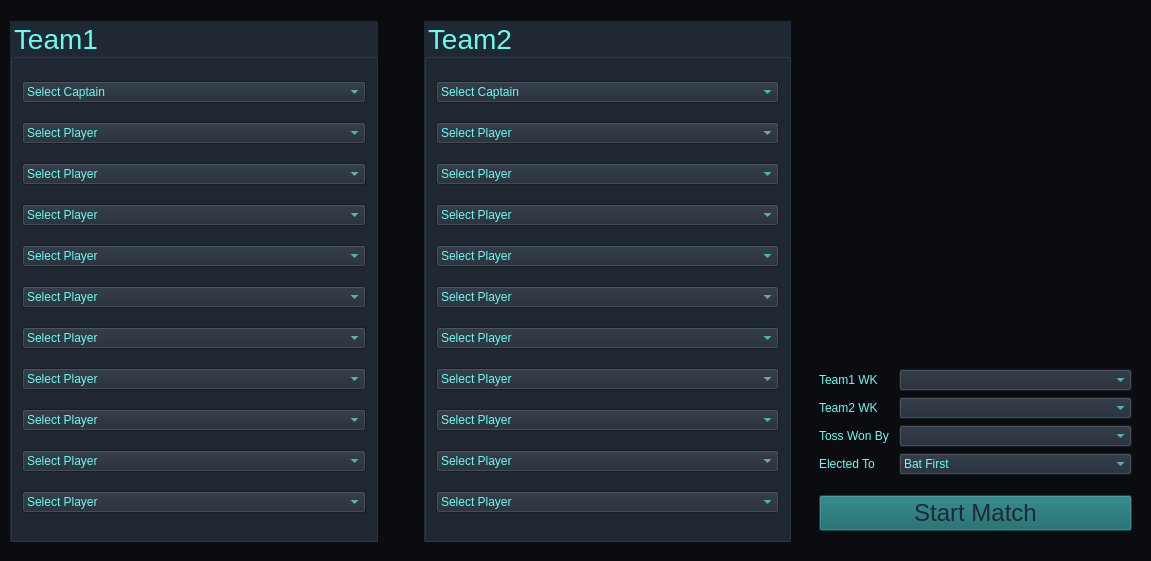
<?xml version="1.0" encoding="UTF-8"?>
<ui version="4.0">
 <class>startMatch</class>
 <widget class="QWidget" name="startMatch">
  <property name="geometry">
   <rect>
    <x>0</x>
    <y>0</y>
    <width>1151</width>
    <height>561</height>
   </rect>
  </property>
  <property name="windowTitle">
   <string>Form</string>
  </property>
  <property name="styleSheet">
   <string notr="true">background-color: rgb(11, 12, 16); color: rgb(102, 252, 241);</string>
  </property>
  <widget class="QFrame" name="frame">
   <property name="geometry">
    <rect>
     <x>810</x>
     <y>360</y>
     <width>331</width>
     <height>180</height>
    </rect>
   </property>
   <layout class="QGridLayout" name="gridLayout_2" rowminimumheight="4,1">
    <item row="1" column="0">
     <widget class="QPushButton" name="startMatchButton">
      <property name="font">
       <font>
        <pointsize>18</pointsize>
       </font>
      </property>
      <property name="styleSheet">
       <string notr="true">background-color: rgb(17, 100, 102);
color: rgb(31, 40, 51);</string>
      </property>
      <property name="text">
       <string>Start Match</string>
      </property>
     </widget>
    </item>
    <item row="0" column="0">
     <layout class="QFormLayout" name="formLayout">
      <item row="2" column="0">
       <widget class="QLabel" name="label_4">
        <property name="styleSheet">
         <string notr="true"/>
        </property>
        <property name="text">
         <string>Toss Won By </string>
        </property>
       </widget>
      </item>
      <item row="2" column="1">
       <widget class="QComboBox" name="tossWin">
        <property name="styleSheet">
         <string notr="true">background-color: rgb(31, 40, 51);</string>
        </property>
       </widget>
      </item>
      <item row="3" column="0">
       <widget class="QLabel" name="label_5">
        <property name="styleSheet">
         <string notr="true"/>
        </property>
        <property name="text">
         <string>Elected To</string>
        </property>
       </widget>
      </item>
      <item row="3" column="1">
       <widget class="QComboBox" name="electTo">
        <property name="styleSheet">
         <string notr="true">background-color: rgb(31, 40, 51);</string>
        </property>
        <item>
         <property name="text">
          <string>Bat First</string>
         </property>
        </item>
        <item>
         <property name="text">
          <string>Feild First</string>
         </property>
        </item>
       </widget>
      </item>
      <item row="0" column="0">
       <widget class="QLabel" name="label">
        <property name="text">
         <string>Team1 WK</string>
        </property>
       </widget>
      </item>
      <item row="0" column="1">
       <widget class="QComboBox" name="team1WK">
        <property name="styleSheet">
         <string notr="true">background-color: rgb(31, 40, 51);</string>
        </property>
       </widget>
      </item>
      <item row="1" column="0">
       <widget class="QLabel" name="label_2">
        <property name="text">
         <string>Team2 WK</string>
        </property>
       </widget>
      </item>
      <item row="1" column="1">
       <widget class="QComboBox" name="team2WK">
        <property name="styleSheet">
         <string notr="true">background-color: rgb(31, 40, 51);</string>
        </property>
       </widget>
      </item>
     </layout>
    </item>
   </layout>
  </widget>
  <widget class="QWidget" name="layoutWidget">
   <property name="geometry">
    <rect>
     <x>10</x>
     <y>21</y>
     <width>781</width>
     <height>521</height>
    </rect>
   </property>
   <layout class="QGridLayout" name="gridLayout_3" columnstretch="1,0,1">
    <item row="0" column="1">
     <spacer name="horizontalSpacer">
      <property name="orientation">
       <enum>Qt::Horizontal</enum>
      </property>
      <property name="sizeHint" stdset="0">
       <size>
        <width>40</width>
        <height>20</height>
       </size>
      </property>
     </spacer>
    </item>
    <item row="0" column="2">
     <widget class="QGroupBox" name="verticalGroupBox_2">
      <property name="font">
       <font>
        <pointsize>21</pointsize>
       </font>
      </property>
      <property name="styleSheet">
       <string notr="true">background-color: rgb(31, 40, 51);</string>
      </property>
      <property name="title">
       <string>Team2</string>
      </property>
      <layout class="QVBoxLayout" name="team2Layout">
       <item>
        <widget class="QComboBox" name="player1_2">
         <item>
          <property name="text">
           <string>Select Captain</string>
          </property>
         </item>
        </widget>
       </item>
       <item>
        <widget class="QComboBox" name="player2_2">
         <item>
          <property name="text">
           <string>Select Player</string>
          </property>
         </item>
        </widget>
       </item>
       <item>
        <widget class="QComboBox" name="player3_2">
         <item>
          <property name="text">
           <string>Select Player</string>
          </property>
         </item>
         <item>
          <property name="text">
           <string/>
          </property>
         </item>
        </widget>
       </item>
       <item>
        <widget class="QComboBox" name="player4_2">
         <item>
          <property name="text">
           <string>Select Player</string>
          </property>
         </item>
        </widget>
       </item>
       <item>
        <widget class="QComboBox" name="player5_2">
         <item>
          <property name="text">
           <string>Select Player</string>
          </property>
         </item>
        </widget>
       </item>
       <item>
        <widget class="QComboBox" name="player6_2">
         <item>
          <property name="text">
           <string>Select Player</string>
          </property>
         </item>
        </widget>
       </item>
       <item>
        <widget class="QComboBox" name="player7_2">
         <item>
          <property name="text">
           <string>Select Player</string>
          </property>
         </item>
        </widget>
       </item>
       <item>
        <widget class="QComboBox" name="player8_2">
         <item>
          <property name="text">
           <string>Select Player</string>
          </property>
         </item>
        </widget>
       </item>
       <item>
        <widget class="QComboBox" name="player9_2">
         <item>
          <property name="text">
           <string>Select Player</string>
          </property>
         </item>
        </widget>
       </item>
       <item>
        <widget class="QComboBox" name="player10_2">
         <item>
          <property name="text">
           <string>Select Player</string>
          </property>
         </item>
        </widget>
       </item>
       <item>
        <widget class="QComboBox" name="player11_2">
         <item>
          <property name="text">
           <string>Select Player</string>
          </property>
         </item>
        </widget>
       </item>
      </layout>
     </widget>
    </item>
    <item row="0" column="0">
     <widget class="QGroupBox" name="verticalGroupBox">
      <property name="font">
       <font>
        <pointsize>21</pointsize>
       </font>
      </property>
      <property name="styleSheet">
       <string notr="true">background-color: rgb(31, 40, 51);</string>
      </property>
      <property name="title">
       <string>Team1</string>
      </property>
      <layout class="QVBoxLayout" name="team1Layout">
       <item>
        <widget class="QComboBox" name="player1_1">
         <item>
          <property name="text">
           <string>Select Captain</string>
          </property>
         </item>
        </widget>
       </item>
       <item>
        <widget class="QComboBox" name="player2_1">
         <item>
          <property name="text">
           <string>Select Player</string>
          </property>
         </item>
        </widget>
       </item>
       <item>
        <widget class="QComboBox" name="player3_1">
         <item>
          <property name="text">
           <string>Select Player</string>
          </property>
         </item>
        </widget>
       </item>
       <item>
        <widget class="QComboBox" name="player4_1">
         <item>
          <property name="text">
           <string>Select Player</string>
          </property>
         </item>
        </widget>
       </item>
       <item>
        <widget class="QComboBox" name="player5_1">
         <item>
          <property name="text">
           <string>Select Player</string>
          </property>
         </item>
        </widget>
       </item>
       <item>
        <widget class="QComboBox" name="player6_1">
         <item>
          <property name="text">
           <string>Select Player</string>
          </property>
         </item>
        </widget>
       </item>
       <item>
        <widget class="QComboBox" name="player7_1">
         <item>
          <property name="text">
           <string>Select Player</string>
          </property>
         </item>
        </widget>
       </item>
       <item>
        <widget class="QComboBox" name="player8_1">
         <item>
          <property name="text">
           <string>Select Player</string>
          </property>
         </item>
        </widget>
       </item>
       <item>
        <widget class="QComboBox" name="player9_1">
         <item>
          <property name="text">
           <string>Select Player</string>
          </property>
         </item>
        </widget>
       </item>
       <item>
        <widget class="QComboBox" name="player10_1">
         <item>
          <property name="text">
           <string>Select Player</string>
          </property>
         </item>
        </widget>
       </item>
       <item>
        <widget class="QComboBox" name="player11_1">
         <item>
          <property name="text">
           <string>Select Player</string>
          </property>
         </item>
        </widget>
       </item>
      </layout>
     </widget>
    </item>
   </layout>
  </widget>
 </widget>
 <resources/>
 <connections/>
</ui>
